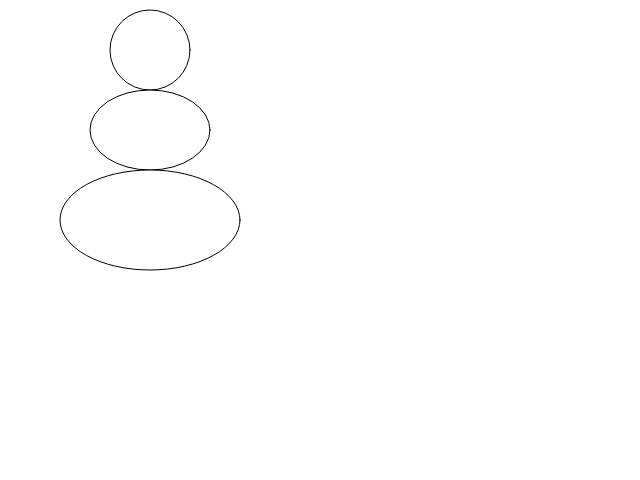
Frame 1 (no input)
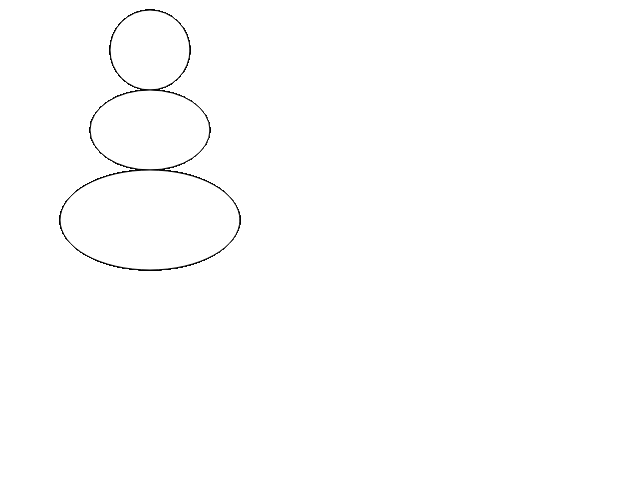
Frame 60 (no input)
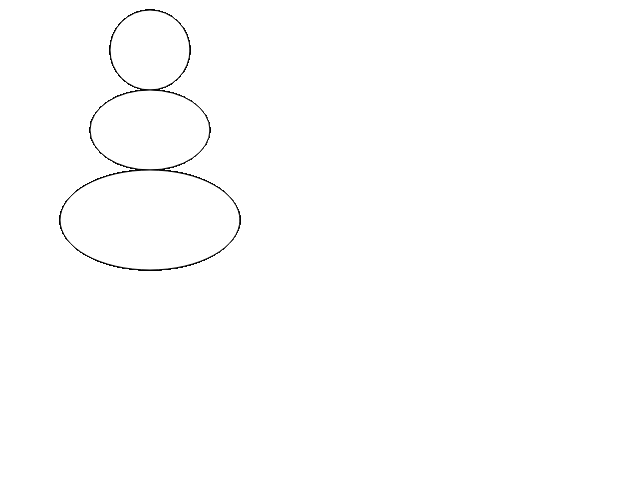
Frame 120 (the mouse pressed at the canvas centre since frame 60)

The p5.js sketch that drew these frames (run headless with seeded random() and noise() and a simulated clock; from frame 60 on, the mouse is pressed at the canvas centre):

// p5.js sketch
// ── sketch.js
function setup() {
createCanvas(640, 480);

}

function draw() {
  ellipse(150, 50, 80, 80);
  ellipse(150, 130, 120, 80);
  ellipse(150,220,180.,100);
}
// ── hello-world.html
<!DOCTYPE html>
<!-- HTML5 Hello world by kirupa - http://www.kirupa.com/html5/getting_your_feet_wet_html5_pg1.htm -->
<html lang="en-us">

<head>
<meta charset="utf-8">
<title>Hello.<..</title>
<style type="text/css">
#mainContent {
	font-family: Arial, Helvetica, sans-serif;
	font-size: xx-large;
	font-weight: bold;
	background-color: #E3F0FB;
	border-radius: 4px;
	padding: 10px;
	text-align: center;
}
.buttonStyle {
	border-radius: 4px;
	border: thin solid #F0E020;
	padding: 5px;
	background-color: #F8F094;
	font-family: "Segoe UI", Tahoma, Geneva, Verdana, sans-serif;
	font-weight: bold;
	color: #663300;
	width: 75px;
}

.buttonStyle:hover {
	border: thin solid #FFCC00;
	background-color: #FCF9D6;
	color: #996633;
	cursor: pointer;
}
.buttonStyle:active {
	border: thin solid #99CC00;
	background-color: #F5FFD2;
	color: #669900;
	cursor: pointer;
}

</style>
</head>

<body>
<div id="mainContent">
<p id="helloText">?</p>
<button id="clickButton" class="buttonStyle">click me</button>
</div>
<script> 
var myButton = document.getElementById("clickButton");
var myText = document.getElementById("helloText");

myButton.addEventListener('click', doSomething, false)

function doSomething() {
	myText.textContent = "hello, world!";
}
</script>

</body>
</html>
